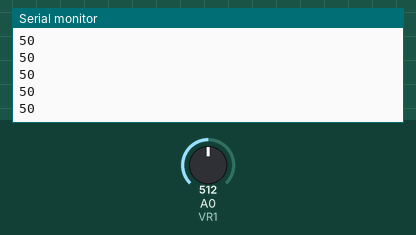
This sketch was run on a simulated Arduino Uno, built with avr-gcc and run on an emulated ATmega328P. On the bench: the last lines printed to the serial monitor. Inputs (shaded band) come from the test bench; at power-on: A0 (VR1) = 512.

Above: at 1.2 s.
1.3 s: A0 (VR1) set to 716
At 1.31 s:
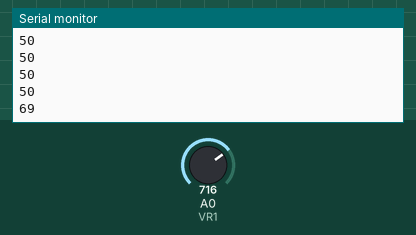
2.8 s: A0 (VR1) set to 900
At 2.81 s:
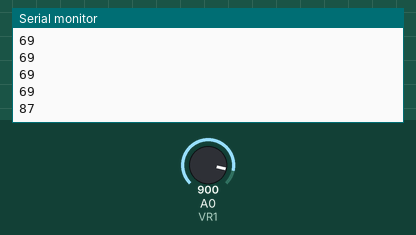
Timing chart, 0 to 5.8 s (numbered marks = the images above; inputs shaded):
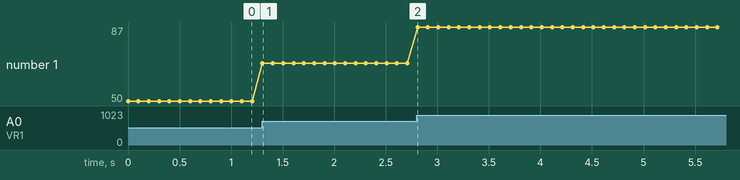

The sketch:

Unit_8_Program_1_2.ino
```cpp
/*  Title: Unit 8 Program #1.2
 *  Purpose: Outputting a value to the Serial Monitor, mapped
 *  Author: Andy Davis
 *  Date: 4/30/2021
 *  VR1 connected to A0
 */

#include "Stemtera_io.h"

int potVal;


void setup() {
  Serial.begin(9600);
}

void loop() {
  potVal = map(analogRead(VR1),0,1023,0,100);
  Serial.println(potVal);  //Output the raw value to the screen
  delay(100);
}
```

Stemtera_io.h
```cpp
/*  Header file for the Stemtera IOs
 *  This is to be used with the helper board provided by Prof. Thoen
 */

//LEDs
const int LED1 = 2;
const int LED2 = 3;
const int LED3 = 4;
const int LED4 = 5;

//Push buttons
const int S1 = 6;
const int S2 = 7;
const int S3 = 8;
const int S4 = 9;

//Slide Switches
const int S5 = 10;
const int S6 = 11;

//Speaker
const int SPKR = 12;

//Neopixel Strip
const int Neo = 13;

//Potentiometers - Variable Resistors
const int VR1 = A0;
const int VR2 = A1;

//LDR
const int LDR1 = A2;

//Buzzer
const int BZ1 = A3;
```

Measured:
- after the input at 1.3 s, the serial monitor: prints a new line at once (image 1)
- after the input at 2.8 s, the serial monitor: prints a new line at once (image 2)
- plotted number 1: 50 → 69 after the input at 1.3 s, 69 → 87 after the input at 2.8 s
